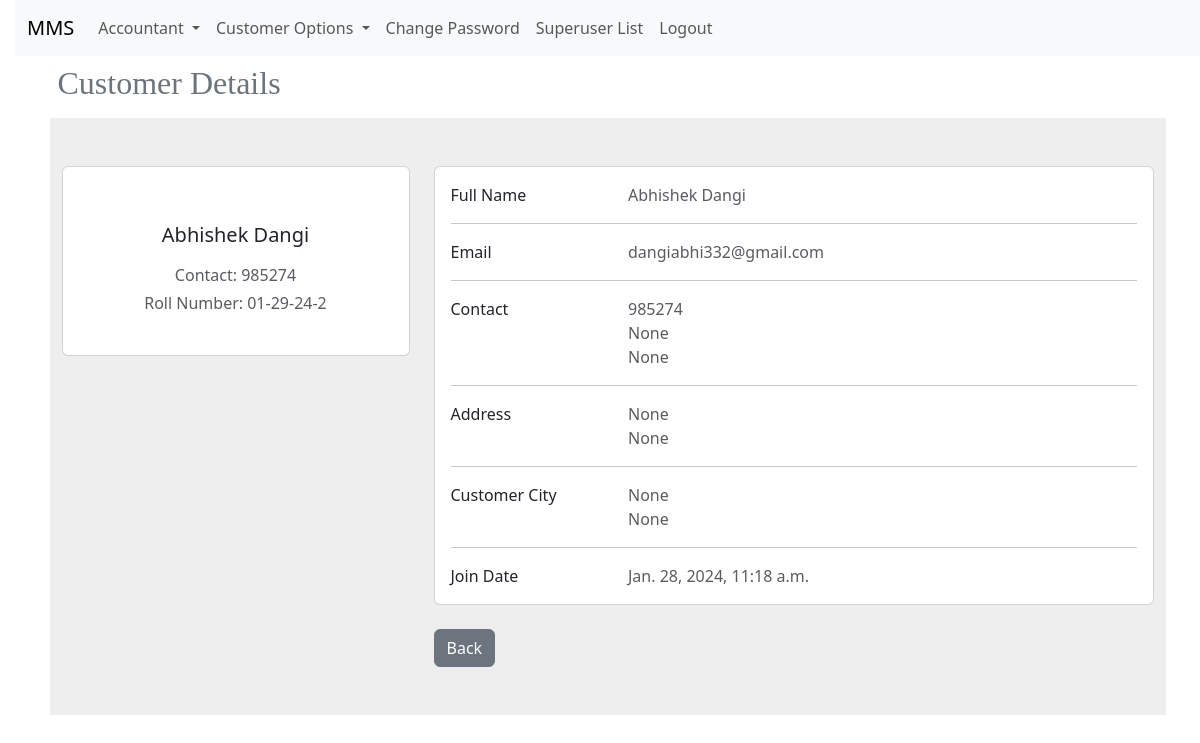
The page /main/customer/2/ (signed in) on the database as committed earlier.
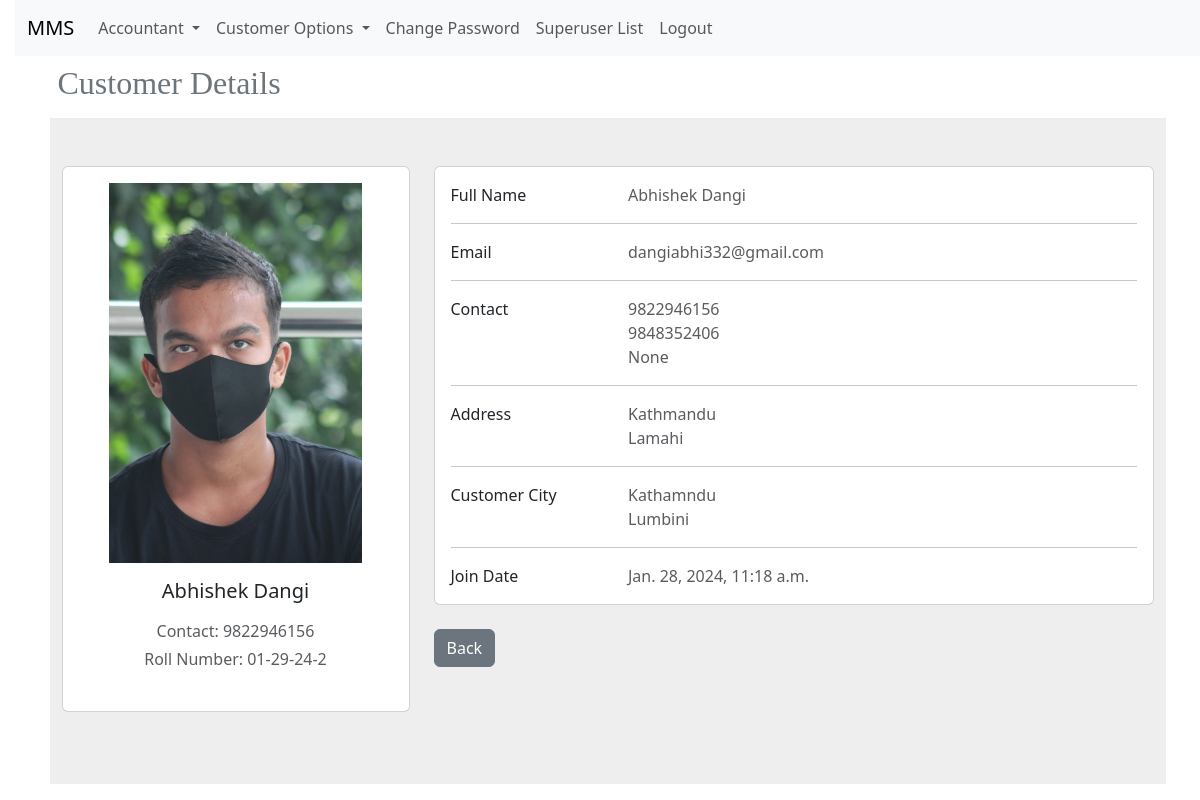
The same page on the database as committed later.
### app/models.py (models this page shows, shortened)
class Customer(models.Model):
    member = models.ForeignKey(User, on_delete=models.CASCADE)
    images = models.ImageField(upload_to="Customer/%Y/%m/%d", blank=False)
    street_address = models.CharField(max_length=255, blank=True, null=True)
    street_address2 = models.CharField(max_length=255, blank=True, null=True)
    city = models.CharField(max_length=100, blank=True, null=True)
    state_province = models.CharField(max_length=100, blank=True, null=True)
    date_of_signature = models.DateTimeField(default=timezone.now)
    contact = models.CharField(max_length=10)
    emergency_contact = models.CharField(max_length=10, blank=True, null=True)
    emergency_contact2 = models.CharField(max_length=10, blank=True, null=True)
    rollnumber = models.CharField(max_length=20, unique=True, editable=False)

### admin_app/views.py (the view)
class AdminCustomerDetailView(DetailView):
    model = Customer
    template_name = "main/customer_profile_view.html"
    context_object_name = "customer"
    pk_url_kwarg = "pk"
    def dispatch(self, request, *args, **kwargs):
        if not request.user.is_superuser:
            return redirect("main")
        return super().dispatch(request, *args, **kwargs)

### template/main/customer_profile_view.html (shortened to what this page needs)
{% extends "main/base.html" %}
{% block content %}
{% load static %}
<h2 class="p-2 text-secondary">Customer Details</h2>
<section style="background-color: #eee;">
     <div class="container py-5">
          <form action="" method="post" name="signup">
               <div class="row">
                    <div class="col-lg-4">
                         <div class="card mb-4">
                              <div class="card-body text-center">
                                   <img src="{{customer.images.url }}" alt="{{freelancer_post.title}}" height="380px">
                                   <h5 class="my-3">{{customer.member.first_name}} {{customer.member.last_name}}</h5>
                                   <p class="text-muted mb-1">Contact: {{customer.contact}}</p>
                                   <p class="text-muted mb-4"> Roll Number: {{customer.rollnumber}}</p>
                              </div>
                         </div>
                    </div>
                    <div class="col-lg-8">
                         <div class="card mb-4">
                              <div class="card-body">
                                   <div class="row">
                                        <div class="col-sm-3">
                                             <p class="mb-0">Full Name</p>
                                        </div>
                                        <div class="col-sm-9">
                                             <p class="text-muted mb-0">{{customer.member.first_name}}
                                                  {{customer.member.last_name}}</p>
                                        </div>
                                   </div>
                                   <hr>
                                   <div class="row">
                                        <div class="col-sm-3">
                                             <p class="mb-0">Email</p>
                                        </div>
                                        <div class="col-sm-9">
                                             <p class="text-muted mb-0">{{customer.member.username}}</p>
                                        </div>
                                   </div>
                                   <hr>
                                   <div class="row">
                                        <div class="col-sm-3">
                                             <p class="mb-0">Contact</p>
                                        </div>
                                        <div class="col-sm-9">
                                             <p class="text-muted mb-0">
                                                  {{customer.contact}}<br>{{customer.emergency_contact}}<br>{{customer.emergency_contact2}}
                                             </p>
                                        </div>
                                   </div>
                                   <hr>
                                   <div class="row">
                                        <div class="col-sm-3">
                                             <p class="mb-0">Address</p>
                                        </div>
                                        <div class="col-sm-9">
                                             <p class="text-muted mb-0">
                                                  {{customer.street_address}}<br>{{customer.street_address2}}</p>
                                        </div>
                                   </div>
                                   <hr>
                                   <div class="row">
                                        <div class="col-sm-3">
                                             <p class="mb-0">Customer City</p>
                                        </div>
                                        <div class="col-sm-9">
                                             <p class="text-muted mb-0">{{customer.city}}<br>{{customer.state_province}}
                                             </p>
                                        </div>
                                   </div>
                                   <hr>
                                   <div class="row">
                                        <div class="col-sm-3">
                                             <p class="mb-0">Join Date</p>
                                        </div>
                                        <div class="col-sm-9">
                                             <p class="text-muted mb-0">{{customer.date_of_signature}}</p>
                                        </div>
                                   </div>
                              </div>
                         </div>
                         <a href="{% url 'all_customer' %}" class="btn btn-secondary">Back</a>
                    </div>
               </div>
          </form>
     </div>
</section>
{% endblock content %}

### template/main/base.html (shortened to what this page needs)
{%load static%}
<!doctype html>
<html lang="en">
<head>
  <link href="{% static 'css/style.css'%}" rel="stylesheet">
  <link href="{% static 'css/blog.css'%}" rel="stylesheet">
</head>
<body>
  {% include 'main/header.html' %}
  <div class="container">
    {% block content%}
    {%endblock content%}
  </div>
</body>
</html>

### template/main/header.html (shortened to what this page needs)
<nav class="navbar navbar-expand-lg bg-body-tertiary">
     <div class="container-fluid">
          <a class="navbar-brand" href="{% url 'main' %}">MMS</a>
          <div class="collapse navbar-collapse" id="navbarNav">
               <ul class="navbar-nav">
                    {% if user.is_superuser %}
                    <li class="nav-item dropdown">
                         <a class="nav-link dropdown-toggle" href="#" id="navbarDropdown" role="button" data-bs-toggle="dropdown" aria-haspopup="true" aria-expanded="false">
                              Accountant
                         </a>
                    </li>
                    <li class="nav-item dropdown">
                         <a class="nav-link dropdown-toggle" href="#" id="navbarDropdown" role="button" data-bs-toggle="dropdown" aria-haspopup="true" aria-expanded="false">
                              Customer Options
                         </a>
                    </li>
                    <li class="nav-item">
                         <a class="nav-link" href="{% url 'admin_password_change' %}">Change Password</a>
                    </li>
                    <li class="nav-item">
                         <a class="nav-link" href="{% url 'superuser_list' %}">Superuser List</a>
                    </li>
                    <li class="nav-item">
                         <a class="nav-link" href="{% url 'main_logout' %}">Logout</a>
                    </li>
                    {% endif %}
               </ul>
          </div>
     </div>
</nav>

### static/css/blog.css (style rules this page uses)
body { padding-left: 15px; }
h1, h2, h3, h4 { font-family: "Lobster", cursive; }

Rows that differ between the two databases and show on the page:
changed Customer "None": images: picture added; contact "985274" → "9822946156"; emergency_contact "None" → "9848352406"; street_address "None" → "Kathmandu"; street_address2 "None" → "Lamahi"; city "None" → "Kathamndu"; state_province "None" → "Lumbini"
